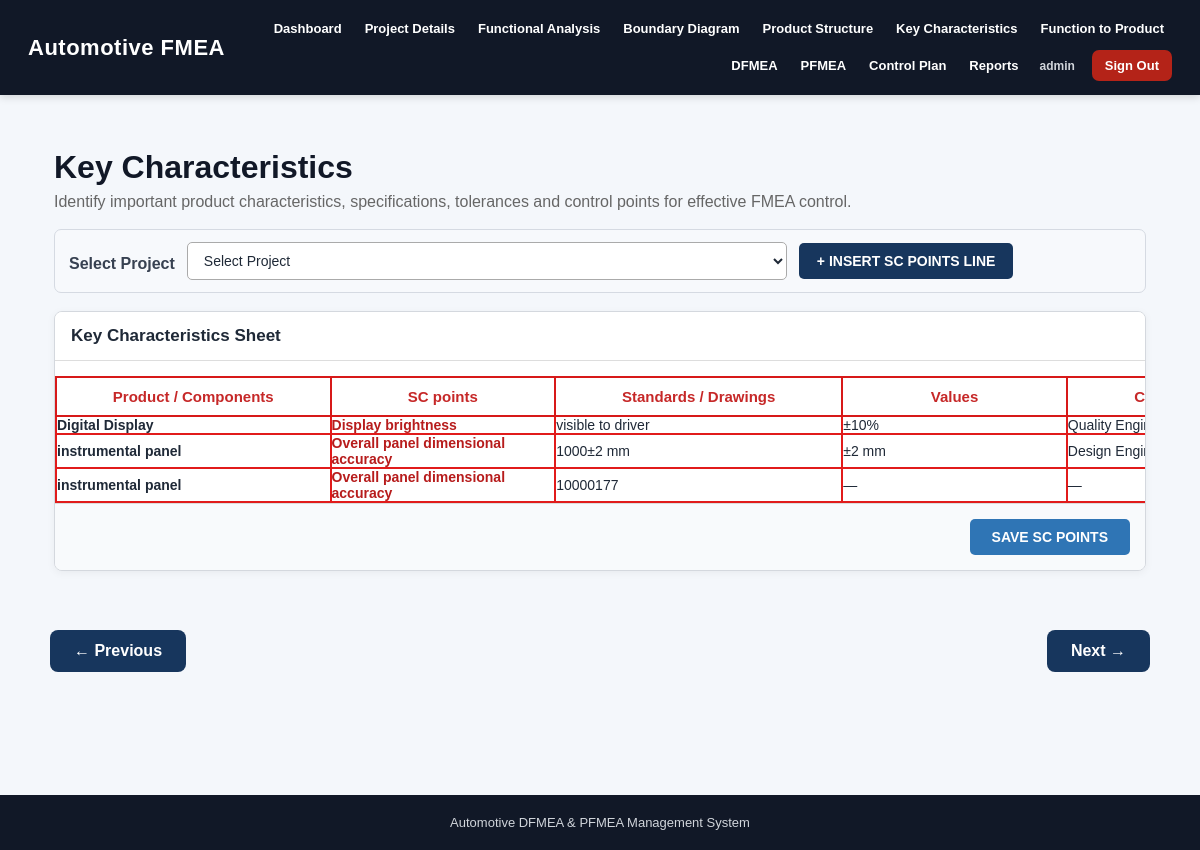
Screenshot of /key-characteristics (signed in) with the database file from the repository.
### tables this page shows
CREATE TABLE key_characteristics (
            id INTEGER PRIMARY KEY AUTOINCREMENT,
            project_id INTEGER,
            component_id INTEGER,
            characteristic TEXT,
            specification TEXT,
            tolerance TEXT,
            severity INTEGER,
            responsibility TEXT,
            FOREIGN KEY (project_id) REFERENCES projects(id),
            FOREIGN KEY (component_id) REFERENCES product_structure(id)
        );

CREATE TABLE product_structure (
            id INTEGER PRIMARY KEY AUTOINCREMENT,
            project_id INTEGER NOT NULL,
            parent_id INTEGER,
            component_name TEXT NOT NULL,
            component_type TEXT,
            label TEXT,
            part_number TEXT,
            level INTEGER DEFAULT 0,
            description TEXT,
            FOREIGN KEY (project_id) REFERENCES projects(id),
            FOREIGN KEY (parent_id) REFERENCES product_structure(id)
        );

### app.py (the view, shortened to what this page needs)
@app.route("/key-characteristics", methods=["GET", "POST"])
def key_characteristics():
    conn = get_db()
    selected_project_id = request.args.get("project_id", "")
    if selected_project_id and not project_belongs_to_user(conn, selected_project_id):
        selected_project_id = ""
    projects = conn.execute("""
        SELECT id, project_name, product_name
        FROM projects
        WHERE user_id = ?
        ORDER BY id DESC
    """, (current_user_id(),)).fetchall()
    if selected_project_id:
        components = conn.execute("""
            SELECT id, project_id, component_name, component_type,
                   label, part_number, level
            FROM product_structure
            WHERE project_id = ?
            ORDER BY level, id
        """, (selected_project_id,)).fetchall()
    else:
        components = []
    records = conn.execute("""
        SELECT kc.id, kc.project_id, kc.component_id,
               p.project_name, ps.component_name,
               kc.characteristic, kc.specification,
               kc.tolerance, kc.severity, kc.responsibility
        FROM key_characteristics AS kc
        LEFT JOIN projects AS p ON kc.project_id = p.id
        LEFT JOIN product_structure AS ps ON kc.component_id = ps.id
        WHERE p.user_id = ?
        ORDER BY kc.id DESC
    """, (current_user_id(),)).fetchall()
    conn.close()
    return render_template(
        "key_characteristics.html",
        projects=projects,
        components=components,
        records=records,
        selected_project_id=selected_project_id
    )

### app.py (called while the page is built)
def get_db():
    os.makedirs("database", exist_ok=True)
    conn = sqlite3.connect(DATABASE)
    conn.row_factory = sqlite3.Row
    return conn

@app.before_request
def require_login():
    if request.endpoint in {"login", "register", "forgot_password", "dashboard", "static"}:
        return
    if "user_id" not in session:
        return redirect(url_for("login"))

def current_user_id():
    return session.get("user_id")

### templates/key_characteristics.html (shortened to what this page needs)
{% extends "base.html" %}
{% block content %}
<div class="kc-page">
    <div class="kc-header">
        <h1>Key Characteristics</h1>
        <p>
            Identify important product characteristics, specifications,
            tolerances and control points for effective FMEA control.
        </p>
    </div>
    <div class="kc-toolbar">
        <label for="project_id">
            Select Project
        </label>
        <select
            id="project_id"
            onchange="changeProject()"
        >
            <option value="">
                Select Project
            </option>
        </select>
        <button
            type="button"
            class="insert-sc-btn"
            onclick="insertSCLine()"
        >
            + INSERT SC POINTS LINE
        </button>
    </div>
    <div class="kc-card">
        <div class="sheet-title">
            <strong>
                Key Characteristics Sheet
            </strong>
        </div>
        <div class="kc-scroll">
            <table class="kc-table">
                <thead>
                    <tr>
                        <th>
                            Product / Components
                        </th>
                        <th>
                            SC points
                        </th>
                        <th>
                            Standards / Drawings
                        </th>
                        <th>
                            Values
                        </th>
                        <th>
                            Control points
                        </th>
                    </tr>
                </thead>
                <tbody id="kcBody">
                    {% if records %}
                        {% for record in records %}
                        <tr class="existing-row">
                            <td>
                                <div class="component-name">
                                    {{ record.component_name or "—" }}
                                </div>
                            </td>
                            <td>
                                <div class="sc-point">
                                    {{ record.characteristic or "—" }}
                                </div>
                            </td>
                            <td>
                                {{ record.specification or "—" }}
                            </td>
                            <td>
                                {{ record.tolerance or "—" }}
                            </td>
                            <td>
                                {{ record.responsibility or "—" }}
                            </td>
                        </tr>
                        {% endfor %}
                    {% endif %}
                </tbody>
            </table>
        </div>
        <div class="save-area">
            <button
                type="button"
                class="save-btn"
                onclick="saveAllLines()"
            >
                SAVE SC POINTS
            </button>
        </div>
    </div>
</div>
{% endblock %}

### static/css/style.css (style rules this page uses)
* { box-sizing: border-box; }
html { scroll-behavior: smooth; }
body { margin: 0; font-family: Arial, Helvetica, sans-serif; background: #f4f7fb; color: #1f2937; }
label { display: block; margin: 12px 0 7px; color: #374151; font-weight: 600; }
input, select, textarea { width: 100%; max-width: 600px; padding: 11px 12px; border: 1px solid #d1d5db; border-radius: 7px; font-size: 14px; background: white; color: #1f2937; transition: border-color 0.2s ease, box-shadow 0.2s ease; }
button, .primary-btn { display: inline-block; background: #2563eb; color: white; border: none; padding: 11px 18px; border-radius: 7px; cursor: pointer; text-decoration: none; font-size: 14px; font-weight: 600; transition: background 0.2s ease, transform 0.15s ease; }
table { border-collapse: collapse; margin-top: 15px; background: white; width: 100%; }
th { background: #111827; color: white; padding: 11px; text-align: left; font-size: 13px; white-space: nowrap; }
td { padding: 10px; border-bottom: 1px solid #e5e7eb; font-size: 13px; vertical-align: top; }

### templates/key_characteristics.html (style rules this page uses)
.kc-page { padding: 24px; }
.kc-header { margin-bottom: 18px; }
.kc-header h1 { margin: 0; font-size: 32px; font-weight: 800; color: #111827; }
.kc-header p { margin-top: 7px; color: #666; }
.kc-toolbar { display: flex; align-items: center; gap: 12px; flex-wrap: wrap; margin-bottom: 18px; padding: 12px 14px; background: #f7f9fc; border: 1px solid #d5dae2; border-radius: 7px; }
.kc-toolbar label { font-weight: 700; }
.kc-toolbar select { min-width: 300px; padding: 9px 12px; border: 1px solid #aaa; border-radius: 5px; background: white; }
.insert-sc-btn { background: #17365d; color: white; border: none; border-radius: 5px; padding: 10px 18px; font-weight: 700; cursor: pointer; }
.kc-card { background: white; border: 1px solid #d4d8de; border-radius: 8px; overflow: hidden; box-shadow: 0 2px 8px rgba(0,0,0,.05); }
.kc-scroll { width: 100%; overflow-x: auto; }
.kc-table { width: 100%; min-width: 1250px; border-collapse: collapse; table-layout: fixed; }
.kc-table thead th { background: #ffffff; color: #c62828; border: 2px solid #d71919; padding: 10px; text-align: center; font-size: 15px; font-weight: 800; vertical-align: middle; }
.kc-table thead th:nth-child(1) { width: 22%; }
.kc-table thead th:nth-child(2) { width: 18%; }
.kc-table thead th:nth-child(3) { width: 23%; }
.kc-table thead th:nth-child(4) { width: 18%; }
.kc-table thead th:nth-child(5) { width: 19%; }
.kc-table tbody td { border: 2px solid #e11b1b; min-height: 58px; padding: 0; vertical-align: middle; background: white; }
.existing-row td { padding: 9px; font-size: 14px; }
.component-name { font-weight: 700; }
.sc-point { font-weight: 700; color: #b71c1c; }
.save-area { padding: 15px; display: flex; justify-content: flex-end; gap: 10px; background: #f8fafc; border-top: 1px solid #ddd; }
.save-btn { background: #2f75b5; color: white; border: none; padding: 10px 22px; border-radius: 5px; font-weight: 700; cursor: pointer; }
.sheet-title { padding: 14px 16px; border-bottom: 1px solid #ddd; background: #fff; }
.sheet-title strong { font-size: 17px; }

### rows the page displays
key_characteristics: component_name "Digital Display", characteristic "Display brightness", specification "visible to driver", tolerance "±10%", responsibility "Quality…"
key_characteristics: component_name "instrumental panel", characteristic "Overall panel dimensional accuracy", specification "1000±2 mm", tolerance "±2 mm", responsibility "Design…"
key_characteristics: component_name "instrumental panel", characteristic "Overall panel dimensional accuracy", specification "10000177", tolerance "—", responsibility "—"
